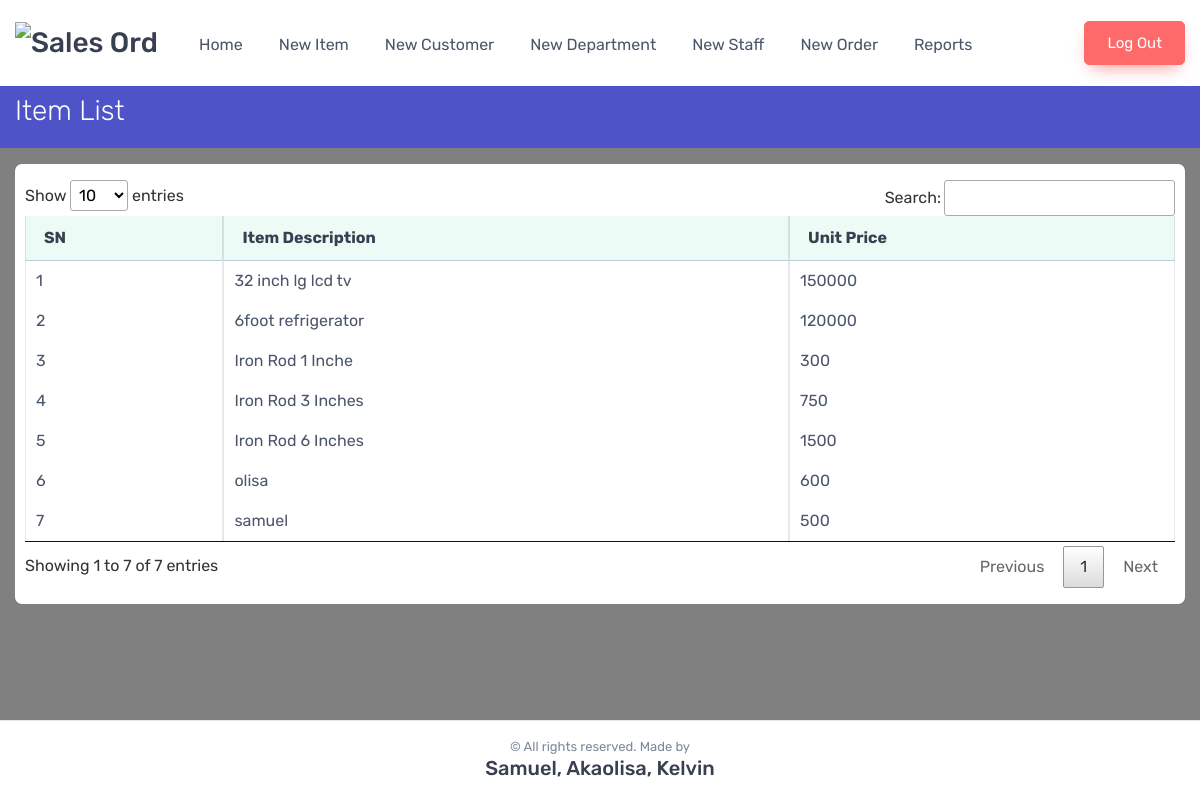
Page /itemlist.php (signed in) on the committed database.
### tables this page shows
CREATE TABLE IF NOT EXISTS `items` (
  `itemID` int(11) NOT NULL AUTO_INCREMENT,
  `itemDescription` varchar(255) NOT NULL,
  `itemUnitPrice` float(20,2) NOT NULL,
  `itemStatus` int(11) NOT NULL DEFAULT 1,
  PRIMARY KEY (`itemID`)
);

### itemlist.php (the view, shortened to what this page needs)
<?php
include_once('function.php');
$itemstmt = $conn->prepare('SELECT * FROM items WHERE itemStatus = 1 ORDER BY itemDescription ASC');
$itemstmt->execute();
$result = $itemstmt->fetchAll(PDO::FETCH_OBJ);
?>
<!DOCTYPE html>
<html lang="en">
  <head>
    <?php include('header.php'); ?>
  </head>
  <body class="handheld-toolbar-enabled">
    <main class="page-wrapper">
      <?php include('navbar.php'); ?>
      <section style="background-color:#4E54C8;">
        <div class="container py-2">
          <div class="row justify-content-left">
            <div class="col-lg-12 col-md-12 col-sm-12 text-left">
              <h3 class="text-light">
                <span class='fw-light'>Item List</span>
              </h3>
            </div>
          </div>
        </div>
      </section>
      <section class="container pt-2 pb-3 pb-lg-5">
        <div class="row pt-2">
          <div class="col-lg-12 col-md-12 col-sm-12">
            <div class="card product-card-alt">
              <div class="card-body text-left">
              <table class="table table-bordered table-sm" id="carriertable">
              <thead>
              <tr class="table-success">
                <th>SN</th>
                <th>Item Description</th>
                <th>Unit Price</th>
              </tr>
              </thead>
              <tbody>
              <?php $s = 0; foreach( $result as $row ) { $s++ ?>
              <tr>
                <td><?php echo $s; ?></td>
                <td><?php echo $row->itemDescription; ?></td>
                <td><?php echo $row->itemUnitPrice; ?></td>
              </tr>
              <?php } ?>
              </tbody>
              </table>
              </div>
            </div>
          </div>
        </div>
      </section>
    </main>
    <?php include('footer.php'); ?>
  </body>
</html>

### css/styles.css (style rules this page uses)
body { background-color: #808080; }

### rows in the picture
items: itemDescription "32 inch lg lcd tv", itemUnitPrice "150000"
items: itemDescription "6foot refrigerator", itemUnitPrice "120000"
items: itemDescription "Iron Rod 1 Inche", itemUnitPrice "300"
items: itemDescription "Iron Rod 3 Inches", itemUnitPrice "750"
items: itemDescription "Iron Rod 6 Inches", itemUnitPrice "1500"
items: itemDescription "olisa", itemUnitPrice "600"
items: itemDescription "samuel", itemUnitPrice "500"
